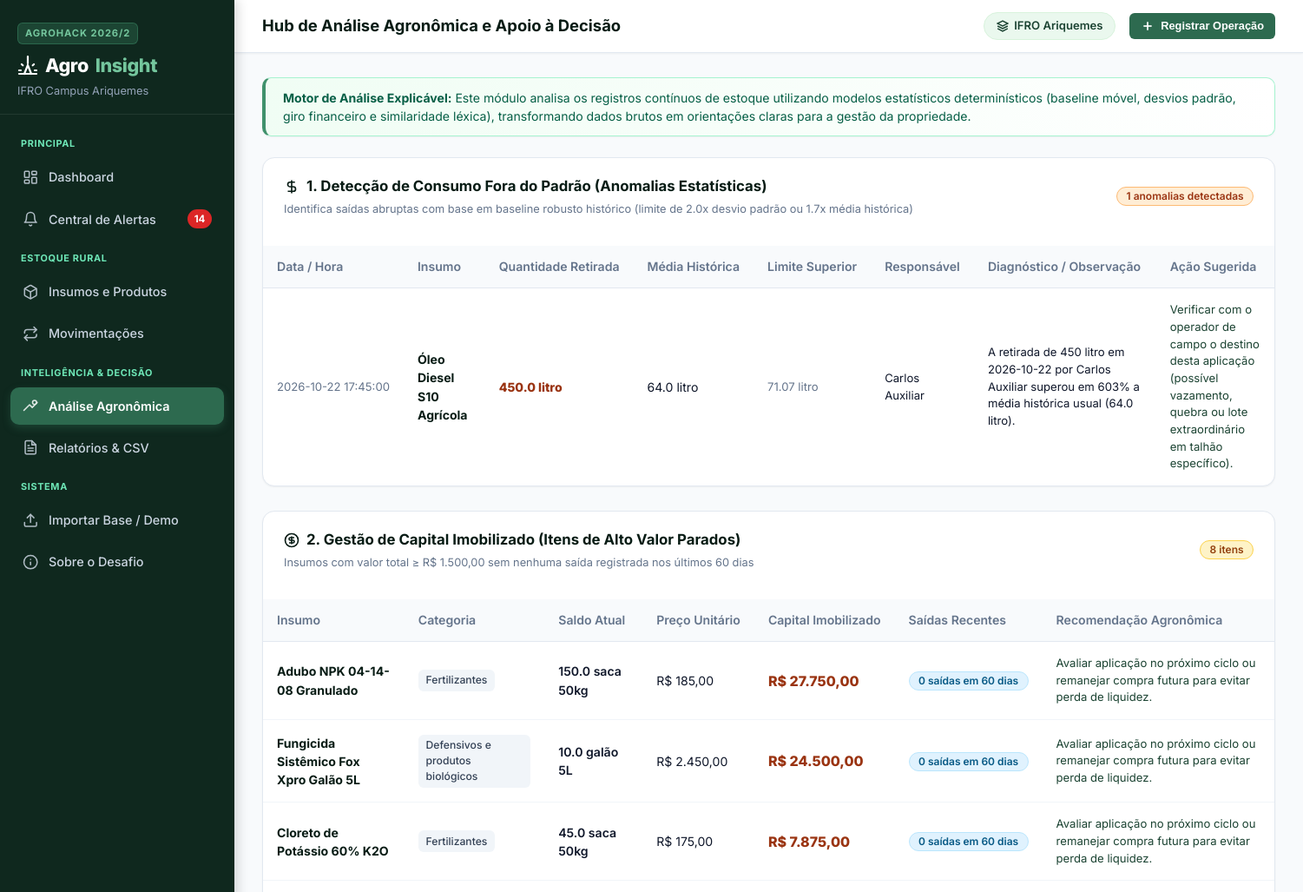
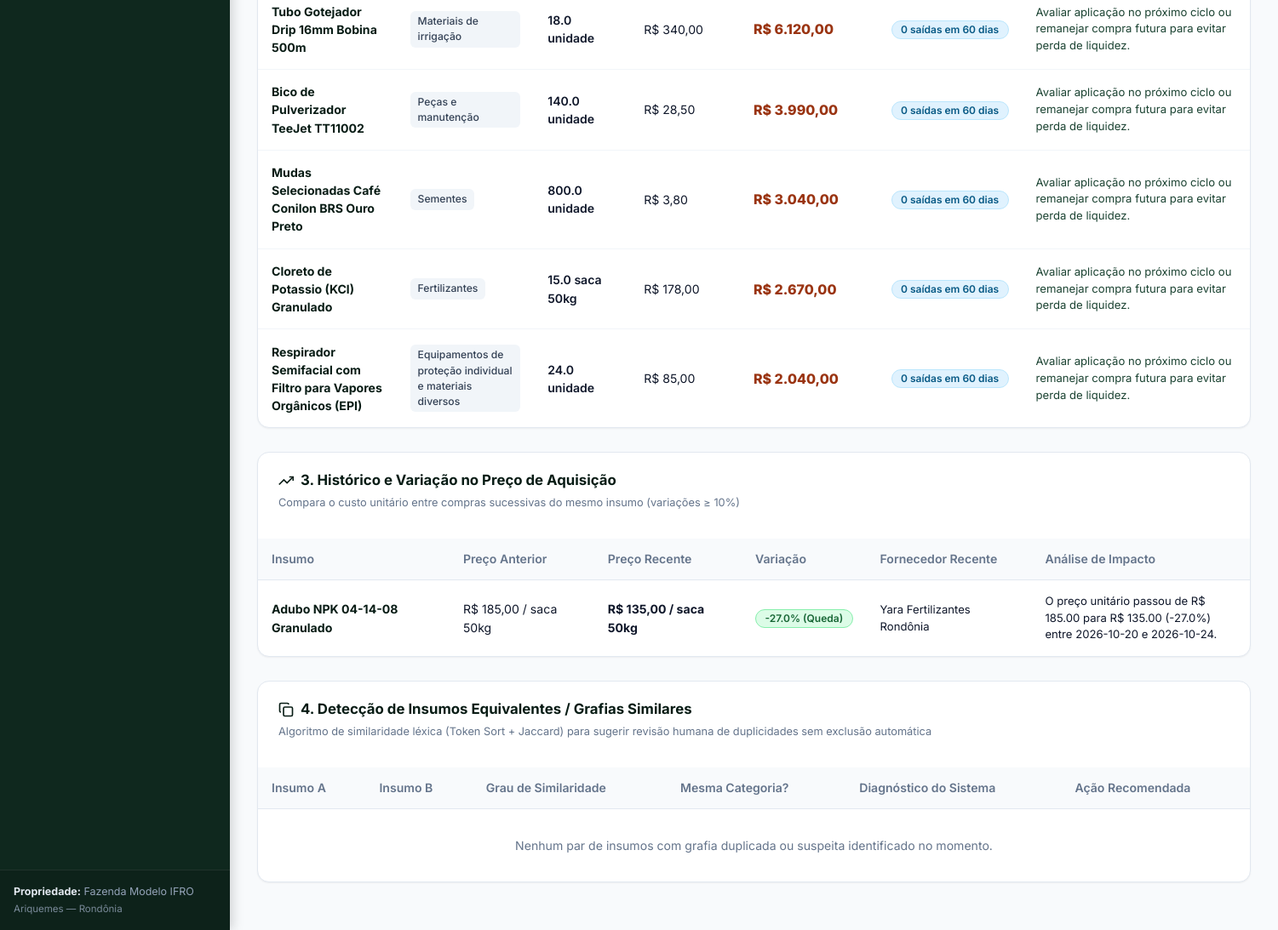
Page /analises on the committed database (2 pictures, top to bottom).
### tables this page shows
CREATE TABLE movimentacoes (
    id INTEGER PRIMARY KEY AUTOINCREMENT,
    produto_id INTEGER NOT NULL,
    tipo TEXT NOT NULL CHECK (tipo IN ('entrada', 'saida')),
    quantidade REAL NOT NULL CHECK (quantidade > 0),
    data_movimentacao TIMESTAMP NOT NULL DEFAULT CURRENT_TIMESTAMP,
    preco_unitario REAL DEFAULT NULL CHECK (preco_unitario IS NULL OR preco_unitario >= 0),
    fornecedor_destino TEXT DEFAULT NULL,
    responsavel TEXT NOT NULL,
    observacao TEXT DEFAULT NULL,
    lote TEXT DEFAULT NULL,
    estornada INTEGER NOT NULL DEFAULT 0 CHECK (estornada IN (0, 1)),
    data_criacao TIMESTAMP NOT NULL DEFAULT CURRENT_TIMESTAMP,
    FOREIGN KEY (produto_id) REFERENCES produtos(id) ON DELETE RESTRICT
);

CREATE TABLE produtos (
    id INTEGER PRIMARY KEY AUTOINCREMENT,
    nome TEXT NOT NULL,
    categoria TEXT NOT NULL,
    unidade_medida TEXT NOT NULL,
    quantidade_atual REAL NOT NULL DEFAULT 0.0 CHECK (quantidade_atual >= 0),
    estoque_minimo REAL NOT NULL DEFAULT 0.0 CHECK (estoque_minimo >= 0),
    estoque_maximo REAL DEFAULT NULL CHECK (estoque_maximo IS NULL OR estoque_maximo >= 0),
    prazo_reposicao_dias INTEGER DEFAULT NULL CHECK (prazo_reposicao_dias IS NULL OR prazo_reposicao_dias >= 0),
    preco_aquisicao_unitario REAL DEFAULT NULL CHECK (preco_aquisicao_unitario IS NULL OR preco_aquisicao_unitario >= 0),
    lote TEXT DEFAULT NULL,
    data_validade DATE DEFAULT NULL,
    fornecedor TEXT DEFAULT NULL,
    local_armazenamento TEXT DEFAULT NULL,
    ativo INTEGER NOT NULL DEFAULT 1 CHECK (ativo IN (0, 1)),
    data_cadastro TIMESTAMP NOT NULL DEFAULT CURRENT_TIMESTAMP,
    data_atualizacao TIMESTAMP NOT NULL DEFAULT CURRENT_TIMESTAMP
);

### app.py (the view)
@app.route("/analises")
def analises_hub():
    anomalias = AnalyticsEngine.analyze_consumption_anomalies(days_window=60)
    valuation = AnalyticsEngine.analyze_financial_valuation()
    variacoes_preco = AnalyticsEngine.analyze_price_variations()
    duplicidades = AnalyticsEngine.detect_duplicate_products()
    return render_template(
        "analises/index.html",
        anomalias=anomalias,
        capital_parado=valuation["itens_capital_parado"],
        ranking_financeiro=valuation["produtos_ranking"][:10],
        total_estoque_valor=valuation["total_valor_estoque"],
        variacoes_preco=variacoes_preco,
        duplicidades=duplicidades
    )

### templates/analises/index.html (shortened to what this page needs)
{% extends "base.html" %}
{% block page_title %}Hub de Análise Agronômica e Apoio à Decisão{% endblock %}
{% block content %}
<div class="demo-data-banner" style="background: linear-gradient(90deg, #f0fdf4 0%, #ffffff 100%); border-left: 4px solid var(--primary-600);">
  <div>
    <strong>Motor de Análise Explicável:</strong> Este módulo analisa os registros contínuos de estoque utilizando modelos estatísticos determinísticos (baseline móvel, desvios padrão, giro financeiro e similaridade léxica), transformando dados brutos em orientações claras para a gestão da propriedade.
  </div>
</div>
<div class="table-card">
  <div class="card-title-bar" style="padding: 1.25rem 1.5rem 0.75rem;">
    <div>
      <h2 class="card-title">
        <svg width="18" height="18" viewBox="0 0 24 24" fill="none" stroke="currentColor" stroke-width="2.2">
          <path d="M12 2v20M17 5H9.5a3.5 3.5 0 0 0 0 7h5a3.5 3.5 0 0 1 0 7H6"/>
        </svg>
        1. Detecção de Consumo Fora do Padrão (Anomalias Estatísticas)
      </h2>
      <div style="font-size: 0.8rem; color: var(--text-muted); margin-top: 0.25rem;">
        Identifica saídas abruptas com base em baseline robusto histórico (limite de 2.0x desvio padrão ou 1.7x média histórica)
      </div>
    </div>
    <span class="badge badge-alto">{{ anomalias|length }} anomalias detectadas</span>
  </div>
  <div class="table-responsive">
    <table class="data-table">
      <thead>
        <tr>
          <th>Data / Hora</th>
          <th>Insumo</th>
          <th>Quantidade Retirada</th>
          <th>Média Histórica</th>
          <th>Limite Superior</th>
          <th>Responsável</th>
          <th>Diagnóstico / Observação</th>
          <th>Ação Sugerida</th>
        </tr>
      </thead>
      <tbody>
        {% if anomalias %}
          {% for a in anomalias %}
            <tr>
              <td style="font-size: 0.82rem; color: var(--text-muted); white-space: nowrap;">{{ a.data_movimentacao }}</td>
              <td>
                <a href="{{ url_for('produto_detalhe', product_id=a.produto_id) }}" style="font-weight: 700; color: var(--primary-900); text-decoration: none;">
                  {{ a.produto_nome }}
                </a>
              </td>
              <td style="font-weight: 800; color: var(--alto-text);">
                {{ a.quantidade }} {{ a.unidade_medida }}
              </td>
              <td>{{ a.media_padrao }} {{ a.unidade_medida }}</td>
              <td style="font-size: 0.82rem; color: var(--text-muted);">{{ a.limite_esperado }} {{ a.unidade_medida }}</td>
              <td style="font-size: 0.82rem;">{{ a.responsavel }}</td>
              <td style="font-size: 0.82rem; max-width: 250px;">{{ a.explicacao }}</td>
              <td style="font-size: 0.82rem; color: var(--primary-800); max-width: 250px;">{{ a.acao_recomendada }}</td>
            </tr>
          {% endfor %}
        {% else %}
          <tr>
            <td colspan="8" style="text-align: center; padding: 2.5rem; color: var(--text-muted);">
              Nenhuma anomalia estatística detectada nas retiradas recentes de insumos.
            </td>
          </tr>
        {% endif %}
      </tbody>
    </table>
  </div>
</div>
<div class="table-card">
  <div class="card-title-bar" style="padding: 1.25rem 1.5rem 0.75rem;">
    <div>
      <h2 class="card-title">
        <svg width="18" height="18" viewBox="0 0 24 24" fill="none" stroke="currentColor" stroke-width="2.2">
          <circle cx="12" cy="12" r="10"/>
          <path d="M16 8h-6a2 2 0 1 0 0 4h4a2 2 0 1 1 0 4H8"/>
          <path d="M12 18V6"/>
        </svg>
        2. Gestão de Capital Imobilizado (Itens de Alto Valor Parados)
      </h2>
      <div style="font-size: 0.8rem; color: var(--text-muted); margin-top: 0.25rem;">
        Insumos com valor total &ge; R$ 1.500,00 sem nenhuma saída registrada nos últimos 60 dias
      </div>
    </div>
    <span class="badge badge-medio">{{ capital_parado|length }} itens</span>
  </div>
  <div class="table-responsive">
    <table class="data-table">
      <thead>
        <tr>
          <th>Insumo</th>
          <th>Categoria</th>
          <th>Saldo Atual</th>
          <th>Preço Unitário</th>
          <th>Capital Imobilizado</th>
          <th>Saídas Recentes</th>
          <th>Recomendação Agronômica</th>
        </tr>
      </thead>
      <tbody>
        {% if capital_parado %}
          {% for cp in capital_parado %}
            <tr>
              <td>
                <a href="{{ url_for('produto_detalhe', product_id=cp.id) }}" style="font-weight: 700; color: var(--primary-900); text-decoration: none;">
                  {{ cp.nome }}
                </a>
              </td>
              <td><span class="category-tag">{{ cp.categoria }}</span></td>
              <td style="font-weight: 600;">{{ cp.quantidade }} {{ cp.unidade_medida }}</td>
              <td>{{ cp.preco_unitario|currency }}</td>
              <td style="font-weight: 800; color: var(--alto-text); font-size: 1rem;">
                {{ cp.valor_total|currency }}
              </td>
              <td>
                <span class="badge badge-baixo">0 saídas em 60 dias</span>
              </td>
              <td style="font-size: 0.82rem; color: var(--primary-800);">
                Avaliar aplicação no próximo ciclo ou remanejar compra futura para evitar perda de liquidez.
              </td>
            </tr>
          {% endfor %}
        {% else %}
          <tr>
            <td colspan="7" style="text-align: center; padding: 2rem; color: var(--text-muted);">
              Nenhum insumo de alto valor imobilizado sem movimentação recente.
            </td>
          </tr>
        {% endif %}
      </tbody>
    </table>
  </div>
</div>
<div class="table-card">
  <div class="card-title-bar" style="padding: 1.25rem 1.5rem 0.75rem;">
    <div>
      <h2 class="card-title">
        <svg width="18" height="18" viewBox="0 0 24 24" fill="none" stroke="currentColor" stroke-width="2.2">
          <polyline points="23 6 13.5 15.5 8.5 10.5 1 18"/>
          <polyline points="17 6 23 6 23 12"/>
        </svg>
        3. Histórico e Variação no Preço de Aquisição
      </h2>
      <div style="font-size: 0.8rem; color: var(--text-muted); margin-top: 0.25rem;">
        Compara o custo unitário entre compras sucessivas do mesmo insumo (variações &ge; 10%)
      </div>
    </div>
  </div>
  <div class="table-responsive">
    <table class="data-table">
      <thead>
        <tr>
          <th>Insumo</th>
          <th>Preço Anterior</th>
          <th>Preço Recente</th>
          <th>Variação</th>
          <th>Fornecedor Recente</th>
          <th>Análise de Impacto</th>
        </tr>
      </thead>
      <tbody>
        {% if variacoes_preco %}
          {% for v in variacoes_preco %}
            <tr>
              <td>
                <a href="{{ url_for('produto_detalhe', product_id=v.produto_id) }}" style="font-weight: 700; color: var(--primary-900); text-decoration: none;">
                  {{ v.produto_nome }}
                </a>
              </td>
              <td>{{ v.preco_anterior|currency }} / {{ v.unidade_medida }}</td>
              <td style="font-weight: 700;">{{ v.preco_recente|currency }} / {{ v.unidade_medida }}</td>
              <td>
                {% if v.variacao_percentual > 0 %}
                  <span class="badge badge-alto">+{{ v.variacao_percentual }}% (Alta)</span>
                {% else %}
                  <span class="badge badge-sucesso">{{ v.variacao_percentual }}% (Queda)</span>
                {% endif %}
              </td>
              <td style="font-size: 0.82rem;">{{ v.fornecedor_recente }}</td>
              <td style="font-size: 0.82rem; max-width: 280px;">{{ v.explicacao }}</td>
            </tr>
          {% endfor %}
        {% else %}
          <tr>
            <td colspan="6" style="text-align: center; padding: 2rem; color: var(--text-muted);">
              Ainda não há aquisições múltiplas com preço registradas para comparar variações.
            </td>
          </tr>
        {% endif %}
      </tbody>
    </table>
  </div>
</div>
<div class="table-card">
  <div class="card-title-bar" style="padding: 1.25rem 1.5rem 0.75rem;">
    <div>
      <h2 class="card-title">
        <svg width="18" height="18" viewBox="0 0 24 24" fill="none" stroke="currentColor" stroke-width="2.2">
          <rect width="14" height="14" x="8" y="8" rx="2" ry="2"/>
          <path d="M4 16c-1.1 0-2-.9-2-2V4c0-1.1.9-2 2-2h10c1.1 0 2 .9 2 2"/>
        </svg>
        4. Detecção de Insumos Equivalentes / Grafias Similares
      </h2>
      <div style="font-size: 0.8rem; color: var(--text-muted); margin-top: 0.25rem;">
        Algoritmo de similaridade léxica (Token Sort + Jaccard) para sugerir revisão humana de duplicidades sem exclusão automática
      </div>
    </div>
  </div>
  <div class="table-responsive">
    <table class="data-table">
      <thead>
        <tr>
          <th>Insumo A</th>
          <th>Insumo B</th>
          <th>Grau de Similaridade</th>
          <th>Mesma Categoria?</th>
          <th>Diagnóstico do Sistema</th>
          <th>Ação Recomendada</th>
        </tr>
      </thead>
      <tbody>
        {% if duplicidades %}
          {% for d in duplicidades %}
            <tr>
              <td>
                <a href="{{ url_for('produto_detalhe', product_id=d.produto_1.id) }}" style="font-weight: 700; color: var(--primary-900); text-decoration: none;">
                  {{ d.produto_1.nome }}
                </a>
                <div style="font-size: 0.75rem; color: var(--text-muted);">Saldo: {{ d.produto_1.saldo }} {{ d.produto_1.unidade }}</div>
              </td>
              <td>
                <a href="{{ url_for('produto_detalhe', product_id=d.produto_2.id) }}" style="font-weight: 700; color: var(--primary-900); text-decoration: none;">
                  {{ d.produto_2.nome }}
                </a>
                <div style="font-size: 0.75rem; color: var(--text-muted);">Saldo: {{ d.produto_2.saldo }} {{ d.produto_2.unidade }}</div>
              </td>
              <td>
                <span class="badge badge-medio">{{ d.grau_similaridade }}% similar</span>
              </td>
              <td>
                {% if d.mesma_categoria %}
                  <span class="badge badge-sucesso">Sim ({{ d.produto_1.categoria }})</span>
                {% else %}
                  <span class="badge badge-baixo">Categorias Diferentes</span>
                {% endif %}
              </td>
              <td style="font-size: 0.82rem; max-width: 250px;">{{ d.explicacao }}</td>
              <td style="font-size: 0.82rem; color: var(--primary-800); max-width: 250px;">{{ d.acao_recomendada }}</td>
            </tr>
          {% endfor %}
        {% else %}
          <tr>
            <td colspan="6" style="text-align: center; padding: 2rem; color: var(--text-muted);">
              Nenhum par de insumos com grafia duplicada ou suspeita identificado no momento.
            </td>
          </tr>
        {% endif %}
      </tbody>
    </table>
  </div>
</div>
{% endblock %}

### rows in the picture
movimentacoes: data_movimentacao "2026-10-22 17:45:00", produto_nome "Óleo Diesel S10 Agrícola", quantidade "450.0", unidade_medida "litro", media_padrao "64.0", limite_esperado "71.07", responsavel "Carlos Auxiliar", explicacao "A retirada de 450 litro em 2026-10-22 por Carlos Auxiliar superou em 603% a média histórica usual (64.0 litro).", acao_recomendada "Verificar com o operador de campo o destino desta aplicação (possível vazamento, quebra ou lote extraordinário em talhão específico)."
produtos: nome "Adubo NPK 04-14-08 Granulado", categoria "Fertilizantes", quantidade "150.0", unidade_medida "saca 50kg", preco_unitario "R$ 185,00", valor_total "R$ 27.750,00", produto_nome "Adubo NPK 04-14-08 Granulado", unidade_medida "saca 50kg", unidade_medida "saca 50kg"
produtos: nome "Fungicida Sistêmico Fox Xpro Galão 5L", categoria "Defensivos e produtos biológicos", quantidade "10.0", unidade_medida "galão 5L", preco_unitario "R$ 2.450,00", valor_total "R$ 24.500,00"
produtos: nome "Cloreto de Potássio 60% K2O", categoria "Fertilizantes", quantidade "45.0", unidade_medida "saca 50kg", preco_unitario "R$ 175,00", valor_total "R$ 7.875,00"
produtos: nome "Tubo Gotejador Drip 16mm Bobina 500m", categoria "Materiais de irrigação", quantidade "18.0", unidade_medida "unidade", preco_unitario "R$ 340,00", valor_total "R$ 6.120,00"
produtos: nome "Bico de Pulverizador TeeJet TT11002", categoria "Peças e manutenção", quantidade "140.0", unidade_medida "unidade", preco_unitario "R$ 28,50", valor_total "R$ 3.990,00"
produtos: nome "Mudas Selecionadas Café Conilon BRS Ouro Preto", categoria "Sementes", quantidade "800.0", unidade_medida "unidade", preco_unitario "R$ 3,80", valor_total "R$ 3.040,00"
produtos: nome "Cloreto de Potassio (KCl) Granulado", categoria "Fertilizantes", quantidade "15.0", unidade_medida "saca 50kg", preco_unitario "R$ 178,00", valor_total "R$ 2.670,00"
produtos: nome "Respirador Semifacial com Filtro para Vapores Orgânicos (EPI)", categoria "Equipamentos de proteção individual e materiais diversos", quantidade "24.0", unidade_medida "unidade", preco_unitario "R$ 85,00", valor_total "R$ 2.040,00"
movimentacoes: preco_anterior "R$ 185,00"
movimentacoes: preco_recente "R$ 135,00", fornecedor_recente "Yara Fertilizantes Rondônia"

### other values in the picture
{{ global_alerts.pendentes }} "14"
{{ anomalias|length }} "1"
{{ capital_parado|length }} "8"
{{ v.variacao_percentual }} "-27.0"
{{ v.explicacao }} "O preço unitário passou de R$ 185.00 para R$ 135.00 (-27.0%) entre 2026-10-20 e 2026-10-24."
